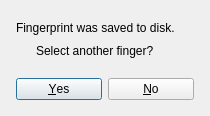
<?xml version="1.0" encoding="UTF-8"?>
<ui version="4.0">
 <class>SavedDialog</class>
 <widget class="QDialog" name="SavedDialog">
  <property name="windowModality">
   <enum>Qt::ApplicationModal</enum>
  </property>
  <property name="geometry">
   <rect>
    <x>0</x>
    <y>0</y>
    <width>210</width>
    <height>116</height>
   </rect>
  </property>
  <property name="windowTitle">
   <string>Fingerprint saved</string>
  </property>
  <property name="windowIcon">
   <iconset resource="widget-res.qrc">
    <normaloff>:/new/prefix1/res/gnome-user-interface.png</normaloff>:/new/prefix1/res/gnome-user-interface.png</iconset>
  </property>
  <layout class="QVBoxLayout" stretch="4,2">
   <item>
    <layout class="QHBoxLayout">
     <item>
      <layout class="QVBoxLayout">
       <property name="spacing">
        <number>0</number>
       </property>
       <property name="margin">
        <number>5</number>
       </property>
       <item alignment="Qt::AlignHCenter">
        <widget class="QLabel" name="modeLabel">
         <property name="text">
          <string>Fingerprint was saved to disk.</string>
         </property>
        </widget>
       </item>
       <item alignment="Qt::AlignHCenter">
        <widget class="QLabel" name="label_2">
         <property name="text">
          <string>Select another finger?</string>
         </property>
        </widget>
       </item>
      </layout>
     </item>
     <item>
      <spacer>
       <property name="orientation">
        <enum>Qt::Horizontal</enum>
       </property>
       <property name="sizeHint" stdset="0">
        <size>
         <width>40</width>
         <height>20</height>
        </size>
       </property>
      </spacer>
     </item>
    </layout>
   </item>
   <item>
    <layout class="QHBoxLayout">
     <property name="margin">
      <number>5</number>
     </property>
     <item>
      <widget class="QPushButton" name="yesButton">
       <property name="text">
        <string>&amp;Yes</string>
       </property>
      </widget>
     </item>
     <item>
      <widget class="QPushButton" name="noButton">
       <property name="text">
        <string>&amp;No</string>
       </property>
      </widget>
     </item>
    </layout>
   </item>
  </layout>
 </widget>
 <resources>
  <include location="widget-res.qrc"/>
  <include location="widget-res.qrc"/>
  <include location="widget-res.qrc"/>
  <include location="widget-res.qrc"/>
 </resources>
 <connections/>
</ui>
